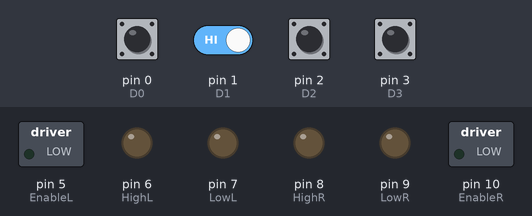
Bench run of a sketch on a simulated Arduino Uno, built with avr-gcc and run on an emulated ATmega328P. Parts: switched loads named in the sketch (green lamp = pin HIGH), output pins drawn as LEDs (lit = HIGH). The test bench sets the inputs (shaded band); at power-on: pin 0 (D0), pin 1 (D1), pin 2 (D2), pin 3 (D3) HIGH.

Above: at 1.2 s.
1.3 s: pin 3 (D3) pulled LOW for 0.15 s
At 3.4 s:
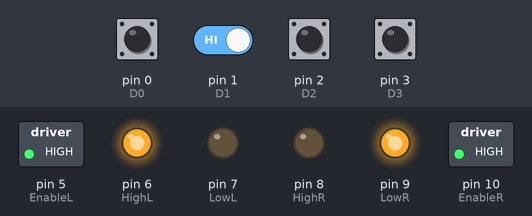
4.4 s: pin 1 (D1) driven LOW and pin 3 (D3) driven LOW
At 6.2 s:
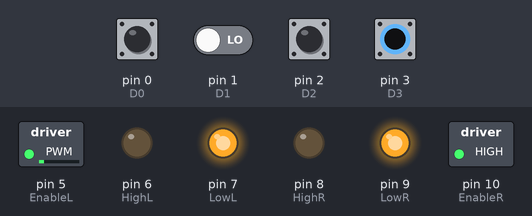
7.2 s: pin 1 (D1) driven HIGH
At 7.8 s:
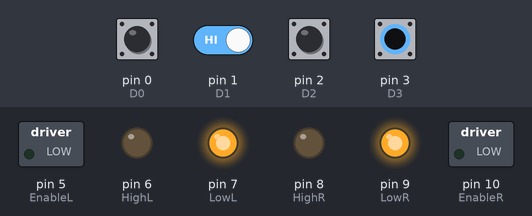
10.2 s: pin 1 (D1) driven LOW
At 12.8 s:
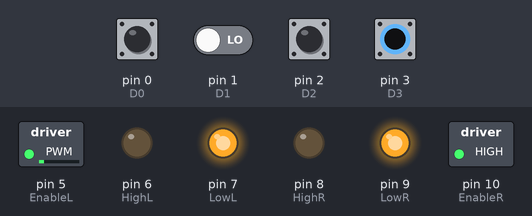
13.1 s: pin 0 (D0) pulled LOW for 0.15 s
At 13.17 s:
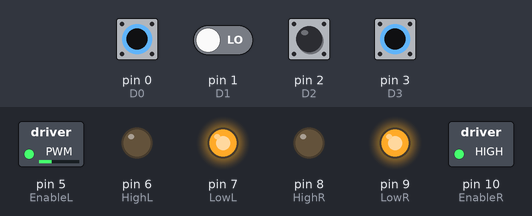
14.7 s: pin 2 (D2) pulled LOW for 0.15 s
At 14.77 s:
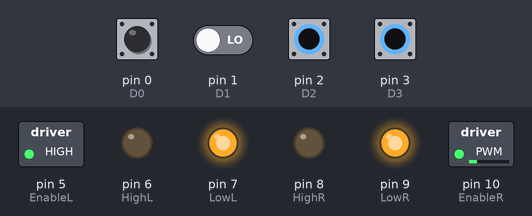
Timing chart, 0 to 17.3 s (numbered marks = the images above; inputs shaded):
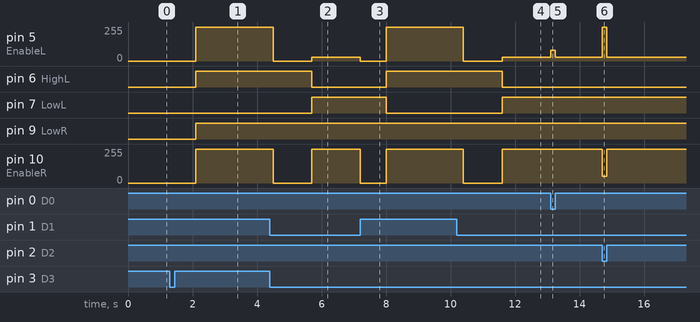

The sketch:

sketch_mar29a.ino
```cpp
const int EnableL= 5;
const int HighL = 6;  //Left side motors
const int LowL = 7;

const int EnableR= 10;
const int HighR = 8;  //Right side motors
const int LowR = 9;

const int D0 = 0;   //Raspberry pin 21
const int D1 = 1;   //Raspberry pin 22
const int D2 = 2;   //Raspberry pin 23
const int D3 = 3;   //Raspberry pin 24

int a,b,c,d,data;

void Data()
{
  a=digitalRead(D0);
  b=digitalRead(D1);
  c=digitalRead(D2);
  d=digitalRead(D3);

  data=8*d+4*c+2*b+a;

}

void setup()
{
  pinMode(EnableL, OUTPUT);
  pinMode(HighL, OUTPUT);
  pinMode(LowL, OUTPUT);

  pinMode(EnableR, OUTPUT);
  pinMode(HighR, OUTPUT);
  pinMode(LowR, OUTPUT);

  pinMode(D0, INPUT_PULLUP);
  pinMode(D1, INPUT_PULLUP);
  pinMode(D2, INPUT_PULLUP);
  pinMode(D3, INPUT_PULLUP);

}

void Forward()
{
  digitalWrite(HighL,LOW);
  digitalWrite(LowL,HIGH);
  analogWrite(EnableL, 230);

  digitalWrite(HighR,LOW);
  digitalWrite(LowR,HIGH);
  analogWrite(EnableR, 200);
}

void Backward()
{
  digitalWrite(HighL,HIGH);
  digitalWrite(LowL,LOW);
  analogWrite(EnableL, 200);

  digitalWrite(HighR,HIGH);
  digitalWrite(LowR,LOW);
  analogWrite(EnableR, 200);
}

void Stop()
{
  digitalWrite(HighL,LOW);
  digitalWrite(LowL,HIGH);
  analogWrite(EnableL, -1);

  digitalWrite(HighR,LOW);
  digitalWrite(LowR,HIGH);
  analogWrite(EnableR, -1);
}

void Left1()
{
  digitalWrite(HighL,LOW);
  digitalWrite(LowL,HIGH);
  analogWrite(EnableL,80);

  digitalWrite(HighR,LOW);
  digitalWrite(LowR,HIGH);
  analogWrite(EnableR, 255);
}

void Left2()
{
  digitalWrite(HighL,LOW);
  digitalWrite(LowL,HIGH);
  analogWrite(EnableL,30);

  digitalWrite(HighR,LOW);
  digitalWrite(LowR,HIGH);
  analogWrite(EnableR, 255);
}

void Left3()
{
  digitalWrite(HighL,HIGH);
  digitalWrite(LowL,LOW);
  analogWrite(EnableL,40);

  digitalWrite(HighR,LOW);
  digitalWrite(LowR,HIGH);
  analogWrite(EnableR, 255);
}

void Right1()
{
  digitalWrite(HighL,LOW);
  digitalWrite(LowL,HIGH);
  analogWrite(EnableL,255);

  digitalWrite(HighR,LOW);
  digitalWrite(LowR,HIGH);
  analogWrite(EnableR, 50);
}

void Right2()
{
  digitalWrite(HighL,LOW);
  digitalWrite(LowL,HIGH);
  analogWrite(EnableL,255);

  digitalWrite(HighR,LOW);
  digitalWrite(LowR,HIGH);
  analogWrite(EnableR,0);
}

void Right3()
{
  digitalWrite(HighL,LOW);
  digitalWrite(LowL,HIGH);
  analogWrite(EnableL,255);

  digitalWrite(HighR,HIGH);
  digitalWrite(LowR,LOW);
  analogWrite(EnableR, 30);
}

void UTurn()
{
  analogWrite(EnableL,0);
  analogWrite(EnableR,0);
  delay(800);


  digitalWrite(HighL,HIGH);
  digitalWrite(LowL,LOW);
  digitalWrite(HighR,LOW);   //left
  digitalWrite(LowR,HIGH);
  analogWrite(EnableL, 255);
  analogWrite(EnableR, 255);
  delay(2400);

  analogWrite(EnableL,0);
  analogWrite(EnableR,0);
  delay(1200);


}

void loop()
{
  Data();
  if(data==0)
  {
    Forward();
  }

  else if(data==1)
  {
    Right1();
  }

  else if(data==2)
  {
    Right2();
  }

  else if(data==3)
  {
    Right3();
  }

  else if(data==4)
  {
    Left1();
  }

  else if(data==5)
  {
    Left2();
  }

  else if(data==6)
  {
    Left3();
  }

  else if(data==7)
  {
    UTurn();
  }

  else if(data==8)
  {
    Stop();
  }


}
```

Measured:
- after the input at 1.3 s, pin 5 (EnableL), pin 10 (EnableR): 0/255 → 255/255 after 0.80 s; pin 6 (HighL), pin 9 (LowR): LOW → HIGH after 0.80 s
- after the input at 4.4 s, pin 6 (HighL): HIGH → LOW after 1.3 s; pin 7 (LowL): LOW → HIGH after 1.3 s
- after the input at 7.2 s, pin 5 (EnableL): 30/255 → 0/255 at once, → 255/255 0.80 s later; pin 6 (HighL): LOW → HIGH after 0.80 s; pin 7 (LowL): HIGH → LOW after 0.80 s; pin 10 (EnableR): 255/255 → 0/255 at once, → 255/255 0.80 s later
- after the input at 10.2 s, pin 6 (HighL): HIGH → LOW after 1.4 s; pin 7 (LowL): LOW → HIGH after 1.4 s
- after the input at 13.1 s, pin 5 (EnableL): 30/255 → 80/255 at once, → 30/255 0.15 s later
- after the input at 14.7 s, pin 5 (EnableL): 30/255 → 255/255 at once, → 30/255 0.15 s later; pin 10 (EnableR): 255/255 → 50/255 at once, → 255/255 0.15 s later
